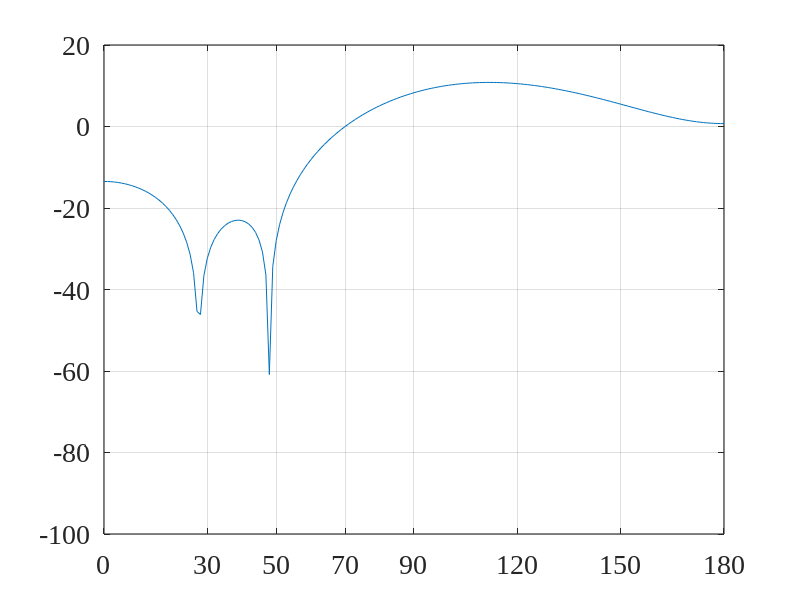
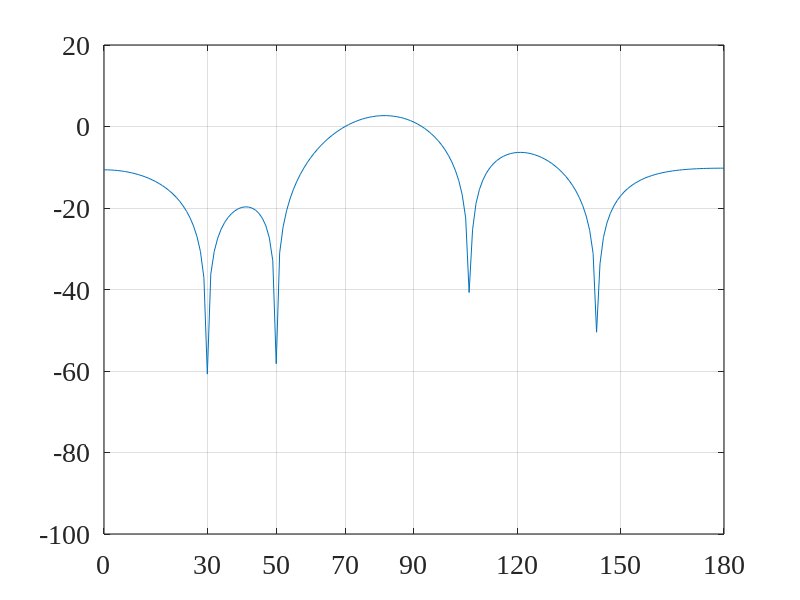
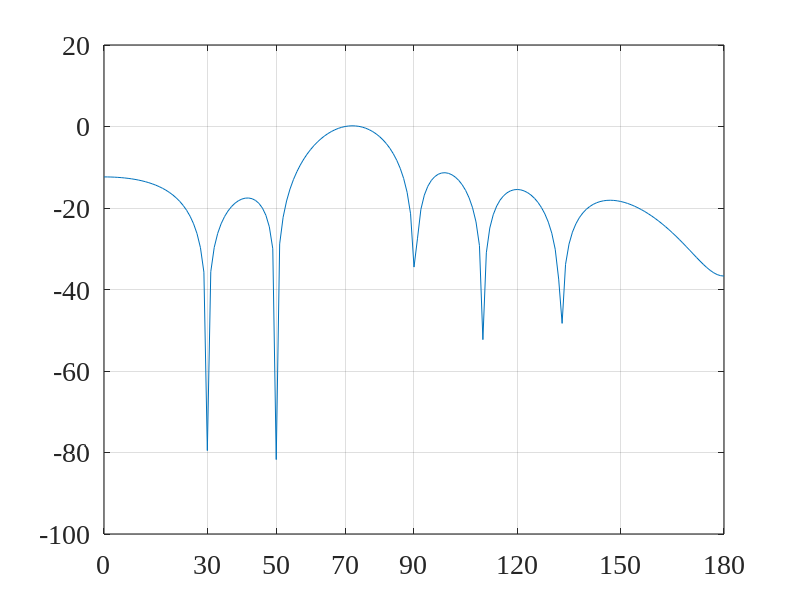
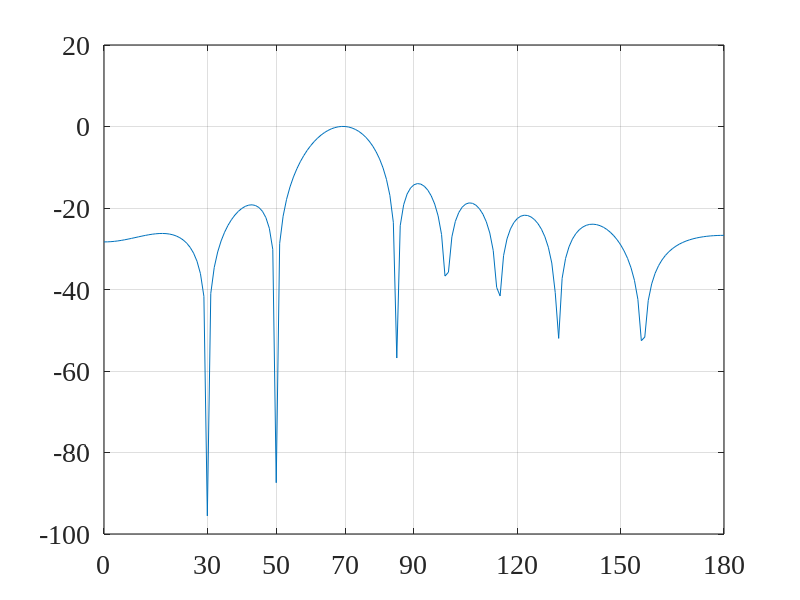

Here is the MATLAB script that generated these plots, in order:
close all; clc; clear all;
linewd = 0.8;
hcfontsize = 20;
MarkerSize=9;

M_values=[10 20 30 40]; % Number of sensors

% Input:
c=340; % voice velocity

A0=0.5;
T=500;
f0=0.1;
f=0.1;

theta_d=70/180*pi;
theta_u1=50/180*pi;
theta_u2=30/180*pi;

alpha=0.01; % sigma_w^2/sigma_u^2

M=M_values(1);

d=exp(-1i*2*pi*f.*(0:(M-1))'*cos(theta_d));
du1=exp(-1i*2*pi*f.*(0:(M-1))'*cos(theta_u1));
du2=exp(-1i*2*pi*f.*(0:(M-1))'*cos(theta_u2));
phiV0=T*du1*du1'+T*du2*du2'+T*alpha*eye(M);
phiX1=A0^2/4*(sin(T*pi*(f+f0))./sin(pi*(f+f0))).^2+A0^2/4*(sin(T*pi*(f-f0+eps))./sin(pi*(f-f0+eps))).^2;

iSNR_dB=0;
iSNR=10^(iSNR_dB/10);

phiV1=T*A0^2/2./iSNR;
sigma2=T*A0^2/2./iSNR/phiV0(1,1);
phiV=sigma2*phiV0;

I_M=eye(M);
i_i=I_M(:,1);

phiY=phiV+phiX1*d*d';
h=inv(phiY)*d/(d'*inv(phiY)*d);

% Beampattern
phi=(0:1:180)';
phi_rad=phi/180*pi;
[phi_mat,m_mat]=meshgrid(phi_rad,0:M-1);
D_phi=exp(-1i*2*pi*f*m_mat.*cos(phi_mat));
B=D_phi'*h;
Ba=abs(B);
Ba_dB=20*log10(Ba);

figure
plot(phi_rad/pi*180, Ba_dB); grid
set(gca, 'Color', [1, 1, 1]);
set(gca, 'FontName', 'Times New Roman');
set(gca, 'FontSize', hcfontsize);
set(gca, 'LineWidth', linewd);
set(gca,'XLim',[0 180]);
set(gca,'XTick',[0 30 50 70 90:30:180]);
set(gca,'YLim',[-100 20]);
box on; grid on;

M=M_values(2);

d=exp(-1i*2*pi*f.*(0:(M-1))'*cos(theta_d));
du1=exp(-1i*2*pi*f.*(0:(M-1))'*cos(theta_u1));
du2=exp(-1i*2*pi*f.*(0:(M-1))'*cos(theta_u2));
phiV0=T*du1*du1'+T*du2*du2'+T*alpha*eye(M);
phiX1=A0^2/4*(sin(T*pi*(f+f0))./sin(pi*(f+f0))).^2+A0^2/4*(sin(T*pi*(f-f0+eps))./sin(pi*(f-f0+eps))).^2;

iSNR_dB=0;
iSNR=10^(iSNR_dB/10);

phiV1=T*A0^2/2./iSNR;
sigma2=T*A0^2/2./iSNR/phiV0(1,1);
phiV=sigma2*phiV0;

I_M=eye(M);
i_i=I_M(:,1);

phiY=phiV+phiX1*d*d';
h=inv(phiY)*d/(d'*inv(phiY)*d);

% Beampattern
phi=(0:1:180)';
phi_rad=phi/180*pi;
[phi_mat,m_mat]=meshgrid(phi_rad,0:M-1);
D_phi=exp(-1i*2*pi*f*m_mat.*cos(phi_mat));
B=D_phi'*h;
Ba=abs(B);
Ba_dB=20*log10(Ba);

figure
plot(phi_rad/pi*180, Ba_dB); grid
set(gca, 'Color', [1, 1, 1]);
set(gca, 'FontName', 'Times New Roman');
set(gca, 'FontSize', hcfontsize);
set(gca, 'LineWidth', linewd);
set(gca,'XLim',[0 180]);
set(gca,'XTick',[0 30 50 70 90:30:180]);
set(gca,'YLim',[-100 20]);
box on; grid on;

M=M_values(3);

d=exp(-1i*2*pi*f.*(0:(M-1))'*cos(theta_d));
du1=exp(-1i*2*pi*f.*(0:(M-1))'*cos(theta_u1));
du2=exp(-1i*2*pi*f.*(0:(M-1))'*cos(theta_u2));
phiV0=T*du1*du1'+T*du2*du2'+T*alpha*eye(M);
phiX1=A0^2/4*(sin(T*pi*(f+f0))./sin(pi*(f+f0))).^2+A0^2/4*(sin(T*pi*(f-f0+eps))./sin(pi*(f-f0+eps))).^2;

iSNR_dB=0;
iSNR=10^(iSNR_dB/10);

phiV1=T*A0^2/2./iSNR;
sigma2=T*A0^2/2./iSNR/phiV0(1,1);
phiV=sigma2*phiV0;

I_M=eye(M);
i_i=I_M(:,1);

phiY=phiV+phiX1*d*d';
h=inv(phiY)*d/(d'*inv(phiY)*d);

% Beampattern
phi=(0:1:180)';
phi_rad=phi/180*pi;
[phi_mat,m_mat]=meshgrid(phi_rad,0:M-1);
D_phi=exp(-1i*2*pi*f*m_mat.*cos(phi_mat));
B=D_phi'*h;
Ba=abs(B);
Ba_dB=20*log10(Ba);

figure
plot(phi_rad/pi*180, Ba_dB); grid
set(gca, 'Color', [1, 1, 1]);
set(gca, 'FontName', 'Times New Roman');
set(gca, 'FontSize', hcfontsize);
set(gca, 'LineWidth', linewd);
set(gca,'XLim',[0 180]);
set(gca,'XTick',[0 30 50 70 90:30:180]);
set(gca,'YLim',[-100 20]);
box on; grid on;

M=M_values(4);

d=exp(-1i*2*pi*f.*(0:(M-1))'*cos(theta_d));
du1=exp(-1i*2*pi*f.*(0:(M-1))'*cos(theta_u1));
du2=exp(-1i*2*pi*f.*(0:(M-1))'*cos(theta_u2));
phiV0=T*du1*du1'+T*du2*du2'+T*alpha*eye(M);
phiX1=A0^2/4*(sin(T*pi*(f+f0))./sin(pi*(f+f0))).^2+A0^2/4*(sin(T*pi*(f-f0+eps))./sin(pi*(f-f0+eps))).^2;

iSNR_dB=0;
iSNR=10^(iSNR_dB/10);

phiV1=T*A0^2/2./iSNR;
sigma2=T*A0^2/2./iSNR/phiV0(1,1);
phiV=sigma2*phiV0;

I_M=eye(M);
i_i=I_M(:,1);

phiY=phiV+phiX1*d*d';
h=inv(phiY)*d/(d'*inv(phiY)*d);

% Beampattern
phi=(0:1:180)';
phi_rad=phi/180*pi;
[phi_mat,m_mat]=meshgrid(phi_rad,0:M-1);
D_phi=exp(-1i*2*pi*f*m_mat.*cos(phi_mat));
B=D_phi'*h;
Ba=abs(B);
Ba_dB=20*log10(Ba);

figure
plot(phi_rad/pi*180, Ba_dB); grid
set(gca, 'Color', [1, 1, 1]);
set(gca, 'FontName', 'Times New Roman');
set(gca, 'FontSize', hcfontsize);
set(gca, 'LineWidth', linewd);
set(gca,'XLim',[0 180]);
set(gca,'XTick',[0 30 50 70 90:30:180]);
set(gca,'YLim',[-100 20]);
box on; grid on;
